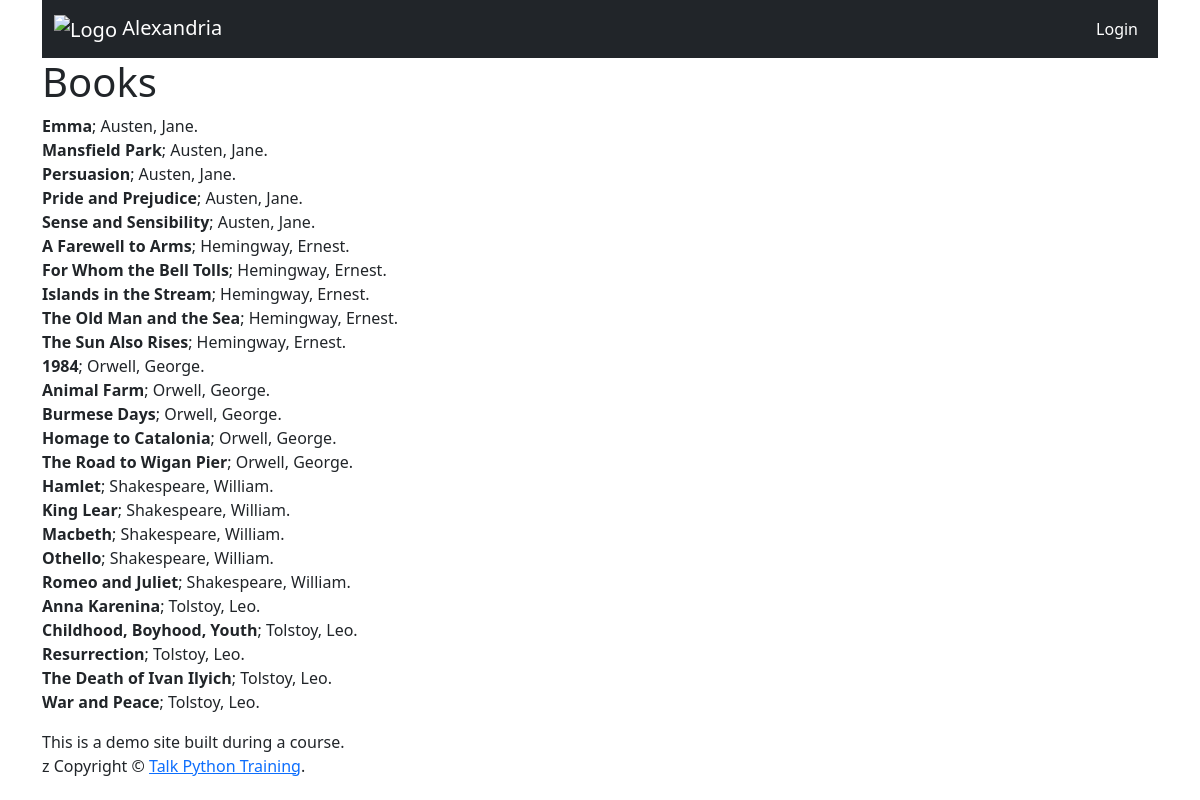
The app's page /catalog/book_listing/ with its own data.
### catalog/models.py (models this page shows, shortened)
class Book(models.Model):
    title = models.TextField()
    author = models.ForeignKey(Author, on_delete=models.CASCADE, blank=True,
                               null=True)
    created = models.DateTimeField(auto_now_add=True)
    updated = models.DateTimeField(auto_now=True)
    class Meta:
        ordering = ['author__last_name', 'title']
        verbose_name = 'Bookington'
        verbose_name_plural = 'Bookington McBookFace'
        indexes = [
            models.Index(fields=['title', 'author']),
        ]

class Author(models.Model):
    last_name = models.CharField(max_length=50)
    first_name = models.CharField(max_length=50, blank=True)
    birth_year = models.IntegerField()

### catalog/views.py (the view)
# urls.py: path('book_listing/', views.book_listing),
def book_listing(request):
    data = {
        'books': Book.objects.order_by('author__last_name', 'title'),
    }
    return render(request, 'book_listing.html', data)

### templates/book_listing.html
{% extends "base.html" %}
{% block content %}
    <h1>Books</h1>
    <p>
        {% for book in books %}
            <b>{{ book.title }}</b>;
            {{ book.author.last_name }}{% if book.author.first_name %}, {{ book.author.first_name }}{% endif %}.
            <br/>
        {% empty %}
            <i>There were no books</i>
        {% endfor %}
    </p>
{% endblock content %}

### records on screen
Book: title "Emma", author.last_name "Austen", author.first_name "Jane"
Book: title "Mansfield Park", author.last_name "Austen", author.first_name "Jane"
Book: title "Persuasion", author.last_name "Austen", author.first_name "Jane"
Book: title "Pride and Prejudice", author.last_name "Austen", author.first_name "Jane"
Book: title "Sense and Sensibility", author.last_name "Austen", author.first_name "Jane"
Book: title "A Farewell to Arms", author.last_name "Hemingway", author.first_name "Ernest"
Book: title "For Whom the Bell Tolls", author.last_name "Hemingway", author.first_name "Ernest"
Book: title "Islands in the Stream", author.last_name "Hemingway", author.first_name "Ernest"
Book: title "The Old Man and the Sea", author.last_name "Hemingway", author.first_name "Ernest"
Book: title "The Sun Also Rises", author.last_name "Hemingway", author.first_name "Ernest"
Book: title "1984", author.last_name "Orwell", author.first_name "George"
Book: title "Animal Farm", author.last_name "Orwell", author.first_name "George"
Book: title "Burmese Days", author.last_name "Orwell", author.first_name "George"
Book: title "Homage to Catalonia", author.last_name "Orwell", author.first_name "George"
Book: title "The Road to Wigan Pier", author.last_name "Orwell", author.first_name "George"
Book: title "Hamlet", author.last_name "Shakespeare", author.first_name "William"
Book: title "King Lear", author.last_name "Shakespeare", author.first_name "William"
Book: title "Macbeth", author.last_name "Shakespeare", author.first_name "William"
Book: title "Othello", author.last_name "Shakespeare", author.first_name "William"
Book: title "Romeo and Juliet", author.last_name "Shakespeare", author.first_name "William"
Book: title "Anna Karenina", author.last_name "Tolstoy", author.first_name "Leo"
Book: title "Childhood, Boyhood, Youth", author.last_name "Tolstoy", author.first_name "Leo"
Book: title "Resurrection", author.last_name "Tolstoy", author.first_name "Leo"
Book: title "The Death of Ivan Ilyich", author.last_name "Tolstoy", author.first_name "Leo"
Book: title "War and Peace", author.last_name "Tolstoy", author.first_name "Leo"
